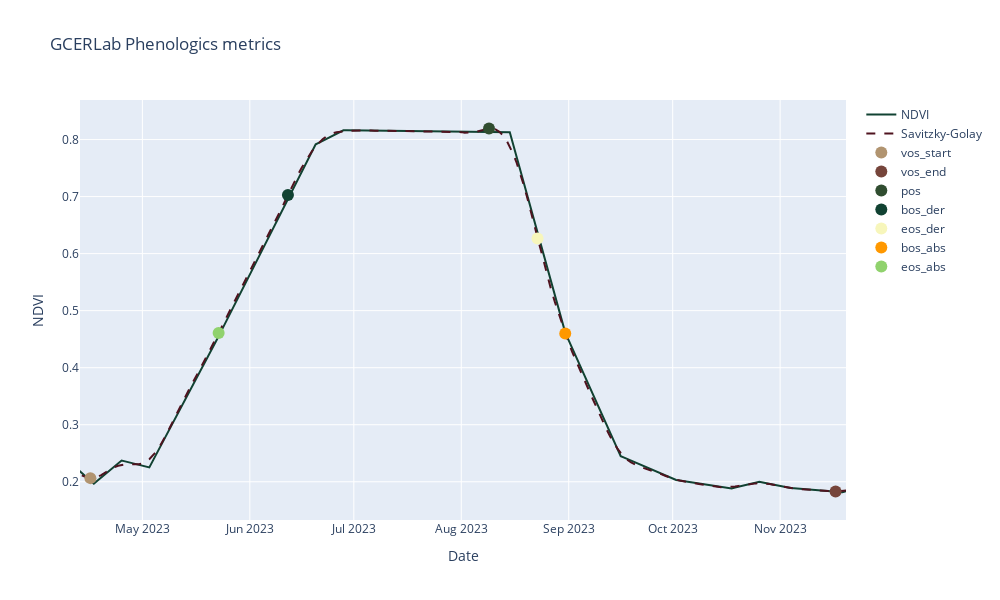

Notebook cell for this chart:
### Code cell
#Read geometry file
processador = ProcessadorGeoDataFrame(path)
vertices, geometry = processador.extrair_coordenadas(index_poligon)

#Get the time sereis NDVI
hsl = HLS(geometry, start_date, end_date)
ndvi_df = hsl.convert_to_dataframe()

#Smooth time series with NDVI
ndvi_df['savitzky_golay'] = savgol_filter(ndvi_df['ndvi'], window_size, poly_order)

#Get and VOS and POS metrics
vos_pos_analyzer = VosPosMetrics(ndvi_df, order_ndvi)
phenology_df = vos_pos_analyzer.analyze_phenology()

#Get and BOS and EOS metrics
analysis = BosEosMetrics(ndvi_df, phenology_df, 0.457)
phenology_df  = analysis.execute_analysis()


#Plot the results
visualizer = PhenologyVisualizer(ndvi_df, phenology_df)
visualizer.convert_dates()
visualizer.create_plot()

### Figure 1 — Plotly figure (JSON) as saved in the notebook; plotly's stock layout.template omitted (floating-point values rounded to 4 significant figures; data arrays with more than 128 entries replaced by an {"elided": "..."} marker saying what was removed)
{"data": [{"line": {"color": "#114232"}, "mode": "lines", "name": "NDVI", "type": "scatter", "x": {"elided": "409 str values"}, "y": {"elided": "409 float values"}}, {"line": {"color": "#4f131f", "dash": "dash"}, "mode": "lines", "name": "Savitzky-Golay", "type": "scatter", "x": {"elided": "409 str values"}, "y": {"elided": "409 float values"}}, {"marker": {"color": "#B19470", "size": 12}, "mode": "markers", "name": "vos_start", "type": "scatter", "x": ["2023-04-16T00:00:00"], "y": [0.2064]}, {"marker": {"color": "#76453B", "size": 12}, "mode": "markers", "name": "vos_end", "type": "scatter", "x": ["2023-11-17T00:00:00"], "y": [0.1829]}, {"marker": {"color": "#304D30", "size": 12}, "mode": "markers", "name": "pos", "type": "scatter", "x": ["2023-08-09T00:00:00"], "y": [0.8194]}, {"marker": {"color": "#114232", "size": 12}, "mode": "markers", "name": "bos_der", "type": "scatter", "x": ["2023-06-12T00:00:00"], "y": [0.7029]}, {"marker": {"color": "#F7F6BB", "size": 12}, "mode": "markers", "name": "eos_der", "type": "scatter", "x": ["2023-08-23T00:00:00"], "y": [0.6264]}, {"marker": {"color": "#FF9800", "size": 12}, "mode": "markers", "name": "bos_abs", "type": "scatter", "x": ["2023-08-31T00:00:00"], "y": [0.46]}, {"marker": {"color": "#90D26D", "size": 12}, "mode": "markers", "name": "eos_abs", "type": "scatter", "x": ["2023-05-23T00:00:00"], "y": [0.461]}], "layout": {"height": 600, "showlegend": true, "title": {"text": "GCERLab Phenologics metrics"}, "width": 1000, "xaxis": {"range": ["2023-04-13T00:00:00", "2023-11-20T00:00:00"], "title": {"text": "Date"}}, "yaxis": {"title": {"text": "NDVI"}}}}
